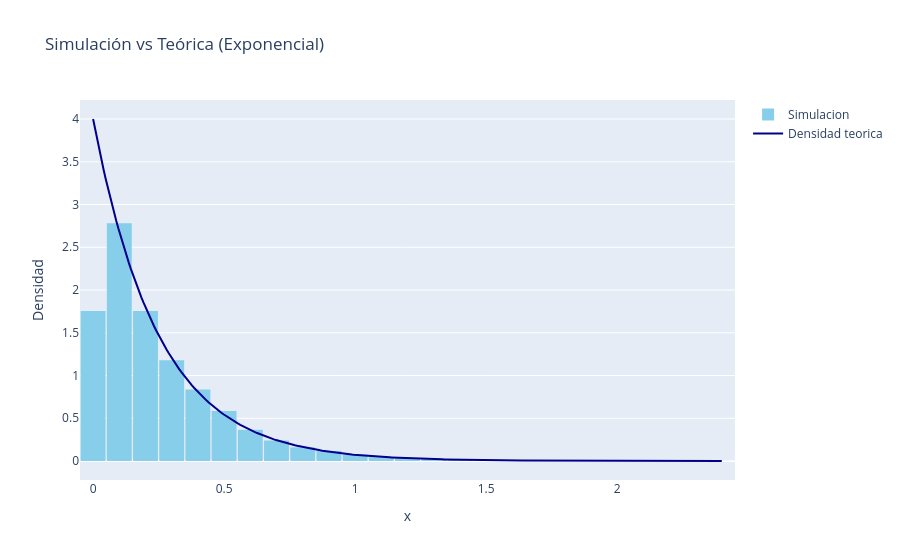

Notebook code for this chart:
### Markdown cell above
## Ejemplo: Distribución exponencial

Sea $\lambda>0$, entonces a través del teorema se puede generar una v.a. exponencial.

Sea $U \sim Unif[0,1]$, entonces si $X\sim Exp(\lambda)$, entonces

$$f_{X}(x) = \lambda e^{-\lambda x}$$
y que 
$$F_X(x) = 1 - e^{-\lambda x}$$

Sabemos que $1-e^{-\lambda x} = U$, entonces $1-U = e^{-\lambda x}$, y tomando logaritmo, se tiene que 
$ \ln(1-U) = -\lambda x$ y como $U$ es uniforme entonces $U \sim 1-U$, por lo que depejando a $x$, se tiene que 
$$ X = -\frac{\ln(U)}{\lambda} \sim Exp(\lambda) $$

### Code cell
np.random.seed(123)
l = 4
n = 10000

# Generamos n uniformes
U = np.random.random(n)

# Aplicamos la transformada inversa
X = -np.log(U) / l

# Crear curva de densidad de la exponencial (teórica)
X_vals = np.linspace(0, X.max(), 300)
Y_vals = l * np.exp(-l * X_vals)  # Densidad de la exponencial

# Se comienza la figura (F mayúscula)
fig = go.Figure()

# Agregamos la capa 1 (Histograma)
fig.add_trace(go.Histogram(
    x=X, 
    nbinsx=40, 
    histnorm='probability density', 
    marker_color='skyblue', 
    name='Simulacion'
))

# Agregamos la capa 2 (Curva teórica)
fig.add_trace(go.Scatter(
    x=X_vals, 
    y=Y_vals, 
    mode='lines', 
    name='Densidad teorica', 
    line=dict(color='darkblue')
))

# Corregido: uodate -> update_layout y figure -> Figure
fig.update_layout(
    title='Simulación vs Teórica (Exponencial)',
    xaxis_title='x',
    yaxis_title='Densidad',
    bargap=0.05  # Opcional: ajusta el espacio entre barras si lo deseas
)

fig.show()

### Figure 1 — Plotly figure (JSON) as saved in the notebook; plotly's stock layout.template omitted (floating-point values rounded to 4 significant figures; data arrays with more than 128 entries replaced by an {"elided": "..."} marker saying what was removed)
{"data": [{"histnorm": "probability density", "marker": {"color": "skyblue"}, "name": "Simulacion", "nbinsx": 40, "type": "histogram", "x": {"elided": "10000 float values"}}, {"line": {"color": "darkblue"}, "mode": "lines", "name": "Densidad teorica", "type": "scatter", "x": {"elided": "300 float values"}, "y": {"elided": "300 float values"}}], "layout": {"bargap": 0.05, "title": {"text": "Simulación vs Teórica (Exponencial)"}, "xaxis": {"title": {"text": "x"}}, "yaxis": {"title": {"text": "Densidad"}}}}
